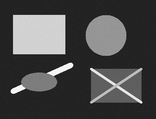
#> input picture Dataset/Lab_5/input_image.png, 156 x 119 px, shrunk from 420 x 320 before the run
$ python marr_hildreth.py   (older library calls are emulated)
#> lines starting #> are read from the running program, lines starting #| are printed output that depends on the picture; after the words box and inside, x2 and y2 are one past the last pixel; in counts of white or black regions, pixels touching at a corner belong together; long printed decimals are rounded

# -*- coding: utf-8 -*-
"""Marr-Hildreth Edge Detection - DIVP Lab 5"""

import cv2
import numpy as np
import matplotlib.pyplot as plt
from pathlib import Path

# ==================================================
# INPUT AND OUTPUT PATHS
# ==================================================

PROJECT_DIR = Path(__file__).resolve().parents[2]

INPUT_PATH = (
    PROJECT_DIR / "Dataset" / "Lab_5" / "input_image.png"
)

OUTPUT_DIR = (
    PROJECT_DIR / "Lab_5" / "output"
)

OUTPUT_DIR.mkdir(parents=True, exist_ok=True)

# ==================================================
# 1. LOAD IMAGE
# ==================================================

img = cv2.imread(str(INPUT_PATH), cv2.IMREAD_GRAYSCALE)
#> img is the input picture: shape (119, 156); min 17, max 255, mean 74.5

if img is None:
    raise ValueError(f"Unable to read image: {INPUT_PATH}")

# Scale intensity values to [0, 1]
img = img.astype(np.float64) / 255.0

print("Image size:", img.shape)
#| Image size: (119, 156)
print("Intensity range:", img.min(), "to", img.max())
#| Intensity range: 0.06667 to 1.0

# ==================================================
# 2. GAUSSIAN SMOOTHING
# ==================================================

# sigma = 4
# n = 25
# sigma = 7
# n = 35

sigma = 9
n = 45

smoothed = cv2.GaussianBlur(
    img,
    (n, n),
    sigmaX=sigma,
    sigmaY=sigma
)
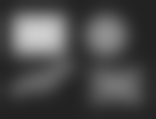
#> smoothed: shape (119, 156) float64; min 0.135, max 0.81, mean 0.293

# ==================================================
# 3. LAPLACIAN OF THE SMOOTHED IMAGE
# ==================================================

laplacian = cv2.Laplacian(
    smoothed,
    cv2.CV_64F,
    ksize=3
)
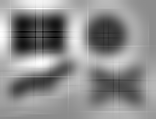
#> laplacian: shape (119, 156) float64; min -0.0165, max 0.0134, mean 5.33e-05; drawn with min black and max white

# ==================================================
# 4. ZERO-CROSSING DETECTION
# ==================================================

def find_zero_crossings(L, threshold):

#> called with threshold = 0
    edges = np.zeros(L.shape, dtype=np.uint8)

    # Opposing neighbor directions
    directions = [
        (0, 1),    # Left-right
        (1, 0),    # Up-down
        (1, 1),    # Diagonal
        (1, -1)    # Other diagonal
    ]

    rows, cols = L.shape
#> rows = 119; cols = 156

    for dy, dx in directions:

        y1 = max(0, -dy)
        y2 = min(rows, rows - dy)

        x1 = max(0, -dx)
        x2 = min(cols, cols - dx)

        A = L[y1:y2, x1:x2]
        B = L[y1+dy:y2+dy, x1+dx:x2+dx]

        # Opposite signs indicate a zero crossing
        crossing = (
            ((A < 0) & (B >= 0)) |
            ((A >= 0) & (B < 0))
        )

        # Threshold on the response difference
        crossing &= (np.abs(A - B) > threshold)

        edges[y1:y2, x1:x2][crossing] = 255

        edges[y1+dy:y2+dy, x1+dx:x2+dx][crossing] = 255
#> this loop made 4 passes
#> pass 1, in find_zero_crossings, `crossing = ( ((A < 0) & (B >= 0)) | ((A >= 0) & (B < 0)) )`:
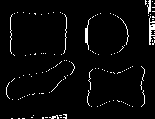
#> crossing: shape (119, 155) bool; 3.4% white in thin lines or dots
#> after the loop: crossing: shape (118, 155) bool; 5.4% white in thin lines or dots
#> after the loop:
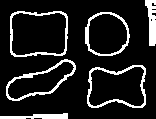
#> edges: shape (119, 156); 12.7% white; 6 white regions, box (x1, y1, x2, y2) and area: (87, 65, 146, 108) 486, (6, 59, 76, 101) 462, (10, 11, 68, 57) 448, (85, 12, 130, 56) 368, (145, 0, 156, 46) 333, (0, 113, 68, 119) 266

    return edges


# Threshold = 0
edges_T0 = find_zero_crossings(
    laplacian,
    threshold=0
)

# Threshold = 4% of maximum absolute response
T4 = 0.04 * np.max(np.abs(laplacian))
#> T4 = 0.000662

edges_T4 = find_zero_crossings(
    laplacian,
    threshold=T4
)
#> call 2 of find_zero_crossings, with threshold = 0.000662
#> after the loop in find_zero_crossings (call 2), `for dy, dx in directions:`:
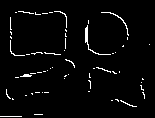
#> crossing: shape (118, 155) bool; 3.1% white in thin lines or dots, all inside (x1, y1, x2, y2) = (0, 11, 150, 117)
#> after the loop in find_zero_crossings (call 2), `for dy, dx in directions:`:
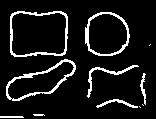
#> edges: shape (119, 156); 9.3% white in thin lines or dots, all inside (x1, y1, x2, y2) = (0, 11, 151, 118)

print("4% threshold:", T4)
#| 4% threshold: 0.0006616

# ==================================================
# 5. DISPLAY ALL RESULTS (2x3 GRID)
# ==================================================

fig, axes = plt.subplots(2, 3, figsize=(18, 10))

# (a) Original Image
axes[0, 0].imshow(
    img,
    cmap="gray",
    vmin=0,
    vmax=1
)
axes[0, 0].set_title("(a) Original Image")

# (b) Smoothed Image
axes[0, 1].imshow(
    smoothed,
    cmap="gray",
    vmin=0,
    vmax=1
)
axes[0, 1].set_title(
    f"(b) Smoothed Image (sigma={sigma})"
)

# (c) Laplacian Magnitude
axes[0, 2].imshow(
    np.abs(laplacian),
    cmap="gray"
)
axes[0, 2].set_title("(c) Laplacian Magnitude")

# (d) Signed Laplacian
limit = np.max(np.abs(laplacian))
#> limit = 0.0165

axes[1, 0].imshow(
    laplacian,
    cmap="gray",
    vmin=-limit,
    vmax=limit
)
axes[1, 0].set_title("(d) Gaussian + Laplacian")

# (e) Zero Crossings T = 0
axes[1, 1].imshow(
    edges_T0,
    cmap="gray",
    vmin=0,
    vmax=255
)
axes[1, 1].set_title("(e) Zero Crossings, T = 0")

# (f) Zero Crossings T = 4%
axes[1, 2].imshow(
    edges_T4,
    cmap="gray",
    vmin=0,
    vmax=255
)
axes[1, 2].set_title(
    "(f) Zero Crossings, T = 4% Max"
)

for ax in axes.ravel():
    ax.axis("off")

plt.suptitle(
    f"Marr-Hildreth Edge Detection "
    f"(Sigma = {sigma}, Kernel = {n}x{n})",
    fontsize=15
)

plt.tight_layout()

# ==================================================
# 6. SAVE FINAL OUTPUT
# ==================================================

output_file = OUTPUT_DIR / "marr_hildreth_output.png"

plt.savefig(
    output_file,
    dpi=150,
    bbox_inches="tight"
)
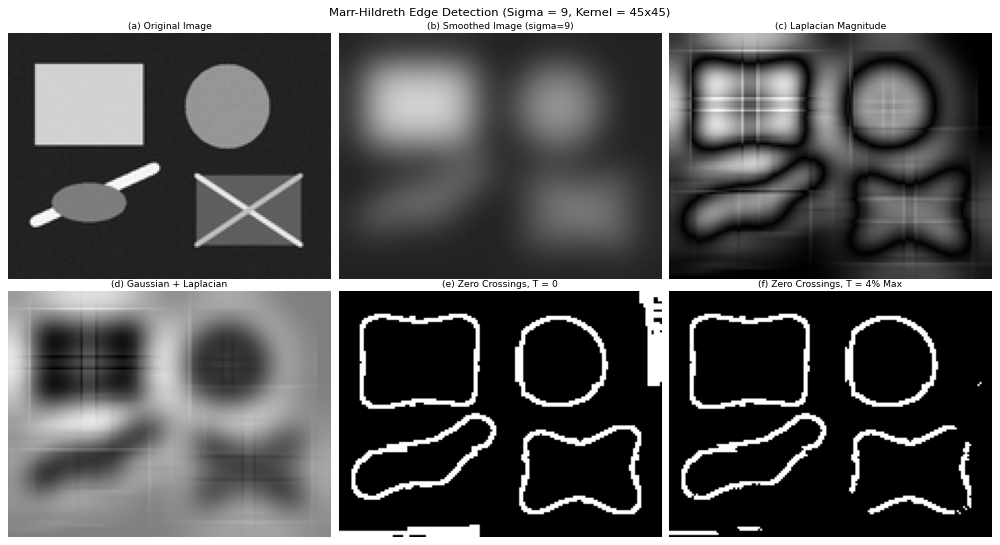
#> figure drawn by matplotlib, 6 panels

plt.show()
plt.close(fig)

print("\nMarr-Hildreth completed successfully!")
print("Input image:", INPUT_PATH)
print("Output saved at:", output_file)
